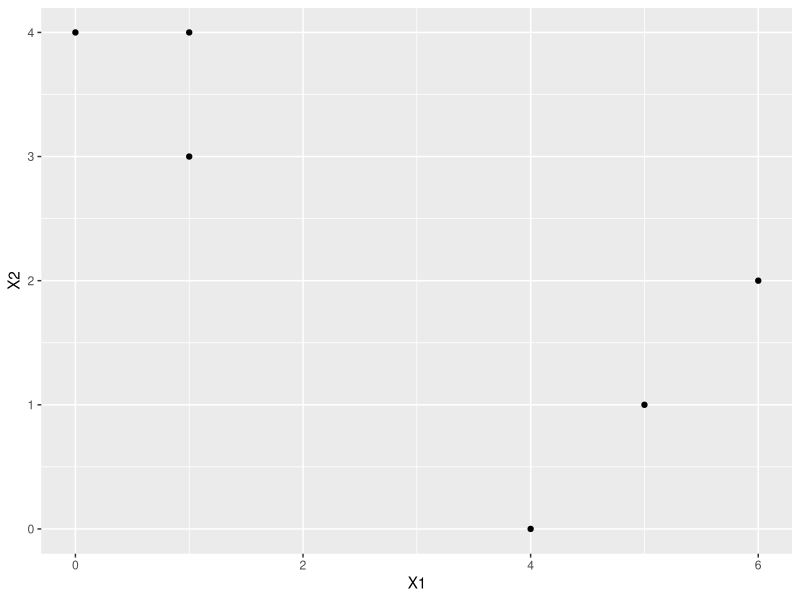

Reproduce this figure in R.
## ---- chunk 1
library(tidyverse)
## ---- chunk 2
obs <- data.frame(
  X1 = c(1, 1, 0, 5, 6, 4),
  X2 = c(4, 3, 4, 1, 2, 0)
)

obs %>%
  ggplot(aes(x = X1, y = X2)) +
  geom_point()

